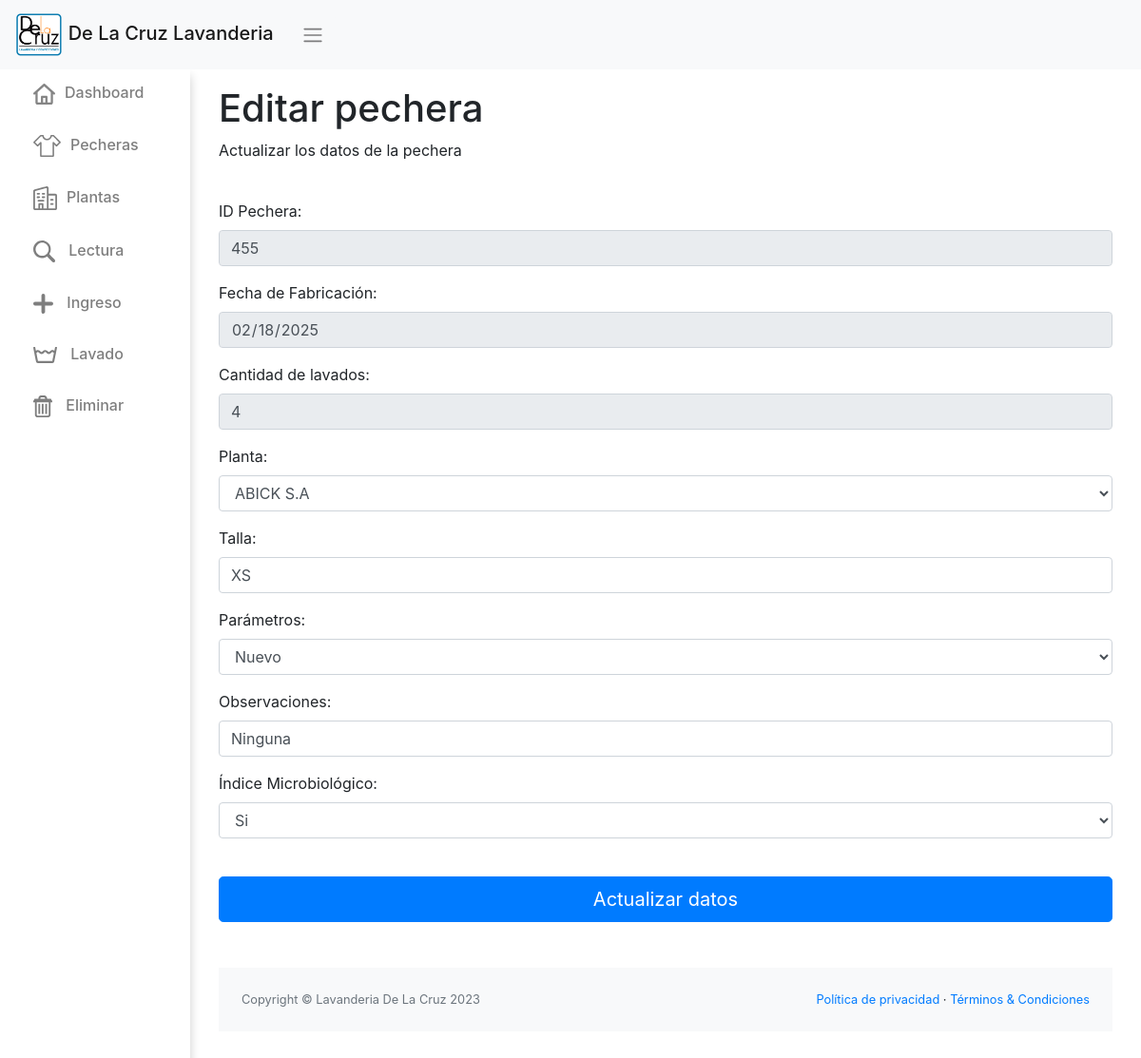
The page /editar/?id=455 on the database its author committed.
### app/models.py (models this page shows, shortened)
class Pechera(models.Model):
    id_pechera = models.CharField(max_length=100, unique=True)
    fecha_fabricacion = models.DateField(null=True)
    talla = models.CharField(max_length=5)
    cantidad_lavados = models.IntegerField(default=0)
    observaciones = models.CharField(max_length=500, blank=True)
    planta = models.IntegerField (choices=PLANTAS_CHOICES,default=1)
    parameters = models.CharField(max_length=50, choices=PARAMETERS_CHOICES, default='1')
    indice_microbiologico = models.CharField(max_length=2, choices=OPCIONES_INDICE, default='Si', verbose_name="Índice Microbiológico")
    eliminada = models.BooleanField(default=False)

class Planta(models.Model):
    id_planta = models.AutoField(primary_key=True, unique=True)
    nombre = models.CharField(max_length=50,null=True)
    cantidad = models.IntegerField (default=0)
    kilos = models.IntegerField (default=0)

### app/views.py (the view)
# urls.py: path('editar/', editar, name='editar'),
def editar(request):
    pechera = None
    if request.method == 'GET':
        id_pechera = request.GET.get("id")
        pechera = Pechera.objects.filter(id_pechera=id_pechera).first()
    plantas = Planta.objects.all()
    parameters_choices = [
    ('1', 'Nuevo'),
    ('2', 'Perfectas condiciones'),
    ('3', 'Ligermante desgastanda'),
    ('4', 'Desgastada'),]
    opciones_indice = [('Si'),('No'),]
    context = {'pechera': pechera, 'plantas': plantas, 'parameters_choices': parameters_choices,'opciones_indice': opciones_indice}
    return render(request, 'app/editar.html', context)

### app/templates/app/editar.html (shortened to what this page needs)
{% extends 'app/base.html' %}
{% load static %}
{% block contenido %}
<div>
    <div class="row" style="display: flex;  align-items: center;">
        <div class="col-sm-12 mb-3">
          <h1>Editar pechera</h1>
          <Spam>Actualizar los datos de la pechera</Spam>
        </div>
      </div><br>
    <form method="post" action="{% url 'actualizar' %}">
        <div class="form-group">
            <label for="id_pechera">ID Pechera:</label>
            <input type="text" id="id_pechera" name="id_pechera" value="{{ pechera.id_pechera }}" readonly class="form-control">
        </div>
        <div class="form-group">
            <label for="fecha_fabricacion">Fecha de Fabricación:</label><br>
            <input type="date" id="fecha_fabricacion" name="fecha_fabricacion" value="{{ pechera.fecha_fabricacion|date:'Y-m-d' }}" readonly class="form-control">
        </div>
        <div class="form-group">
            <label for="fecha_fabricacion">Cantidad de lavados:</label><br>
            <input type="number" id="cantidad_lavados" name="cantidad_lavados" value="{{ pechera.cantidad_lavados }}" readonly class="form-control">
        </div>
        <div class="form-group">
            <label for="plantas">Planta: </label>
            <select class="form-select form-control d-inline-block mr-2" id="planta" name="planta">
                {% for planta in plantas %}
                    <option value="{{ planta.id_planta }}" {% if planta.id_planta == pechera.planta %} selected {% endif %}>{{ planta.nombre }}</option>
                {% endfor %}
            </select>
        </div>
        <div class="form-group">
            <label for="talla">Talla:</label><br>
            <input type="text" id="talla" name="talla" value="{{ pechera.talla }}" class="form-control">
        </div>
        <div class="form-group">
            <label for="parametro">Parámetros: </label>
            <select class="form-select form-control d-inline-block mr-2" id="parameters" name="parameters">
                {% for valor,parametro in parameters_choices %}
                    <option value="{{ valor }}" {% if valor == pechera.parameters %} selected {% endif %}>{{ parametro }}</option>
                {% endfor %}
            </select>
        </div>
        <div class="form-group">
            <label for="observaciones">Observaciones:</label><br>
            <input type="text" id="observaciones" name="observaciones" value="{{ pechera.observaciones }}" class="form-control">
        </div>
        <div class="form-group">
            <label for="indice">Índice Microbiológico:</label><br>
            <select class="form-select form-control d-inline-block mr-2" id="indice_microbiologico" name="indice_microbiologico">
                {% for indice in opciones_indice %}
                    <option value="{{ indice }}" {% if indice == pechera.indice_microbiologico %} selected {% endif %}>{{ indice }}</option>
                {% endfor %}
            </select>
        </div>
        <br>
        <button type="submit" class="btn btn-primary btn-block btn-lg">Actualizar datos</button><br><br>
    </form>
{% endblock %}

### app/static/app/css/style.css (style rules this page uses)
body { margin: 0; padding: 0; }

### rows shown on the page
Pechera: id_pechera "455", fecha_fabricacion "02/18/2025", cantidad_lavados "4", planta "ABICK S.A", talla "XS", parameters "Nuevo", observaciones "Ninguna", indice_microbiologico "Si"
